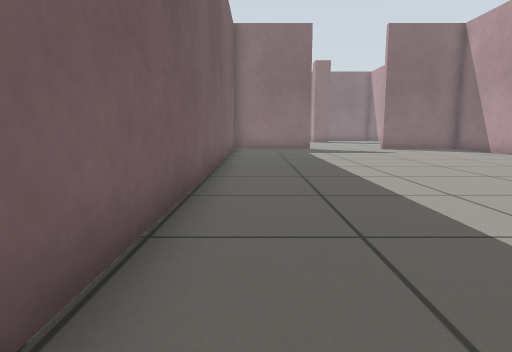
view 1 (above)

23 first-person views from a walk through a Gazebo world. The camera is 0.5 m above the floor, tilts 8° down and sees 75° across. The floor is counted in squares, 0.5 m on a side. Each view is taken from the middle of a square. On the plan, view 1 faces up. The plan holds only what a view shows up to about 12 squares ahead; the rest is blank. The place goes on beyond the plan.

view 2
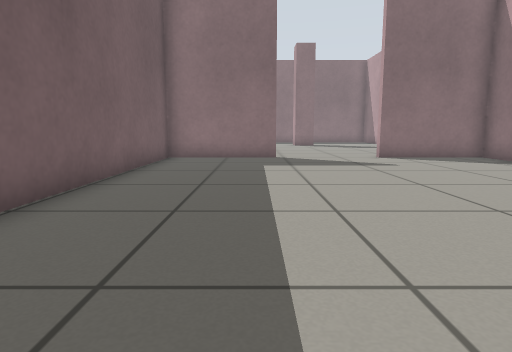

view 3
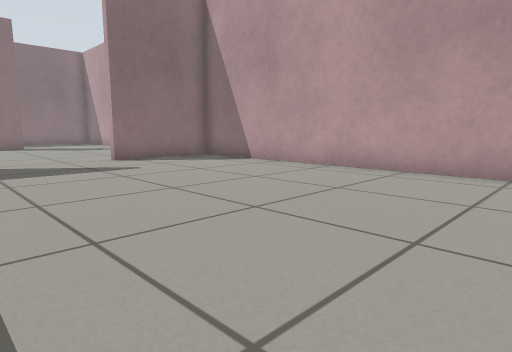

view 4
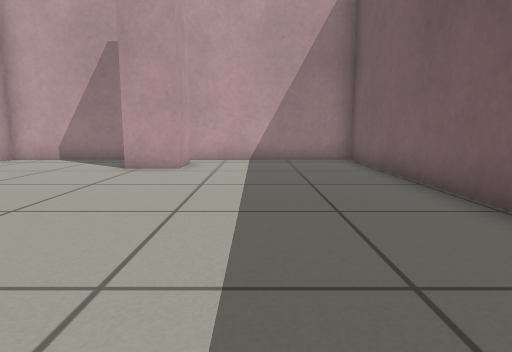

view 5
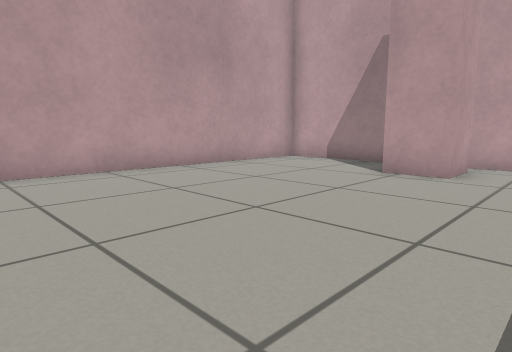

view 6
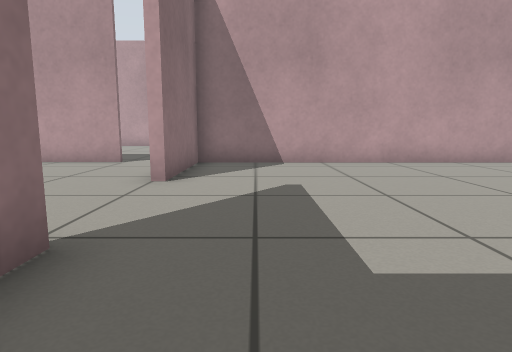

view 7
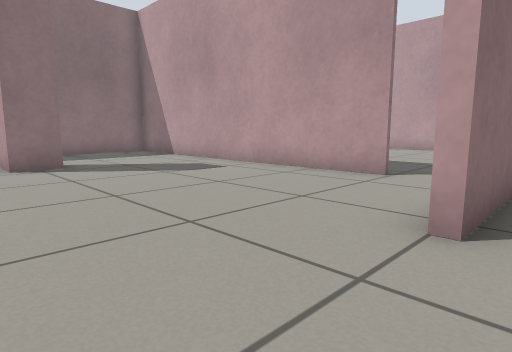

view 8
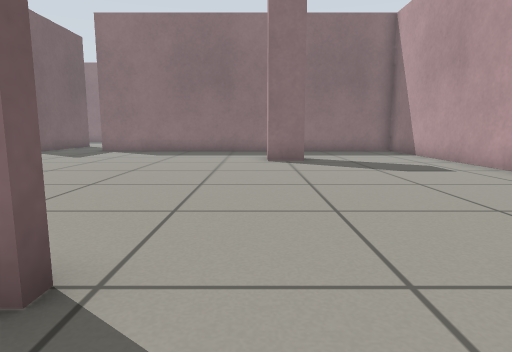

view 9
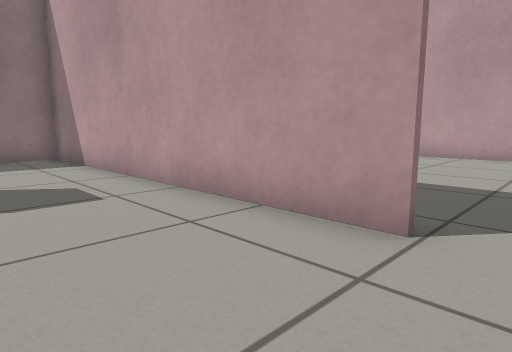

view 10
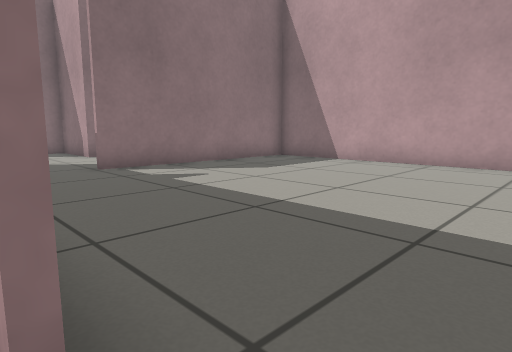

view 11
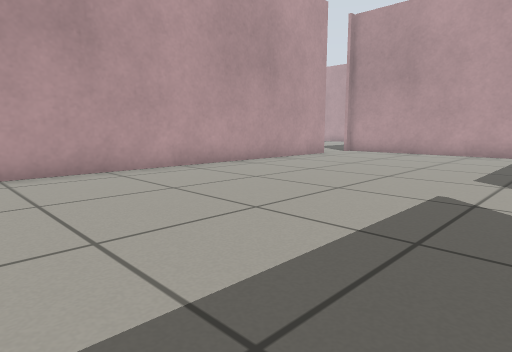

view 12
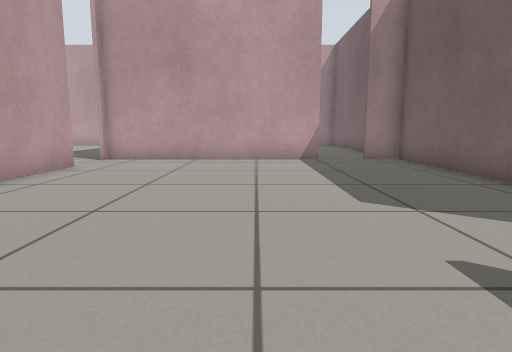

view 13
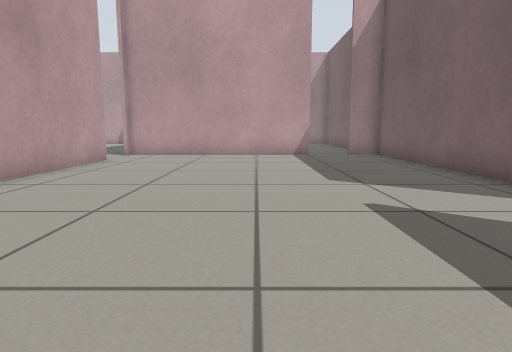

view 14
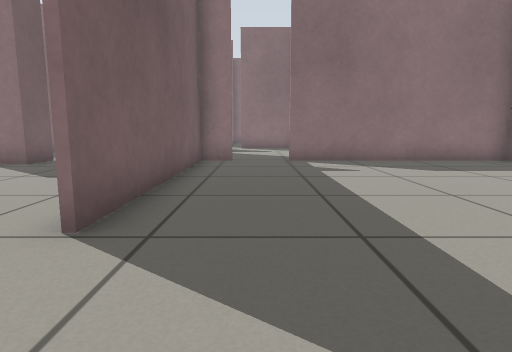

view 15
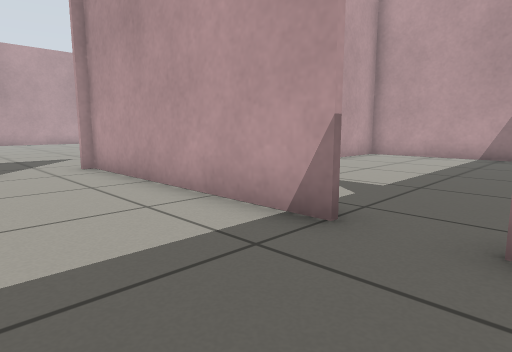

view 16
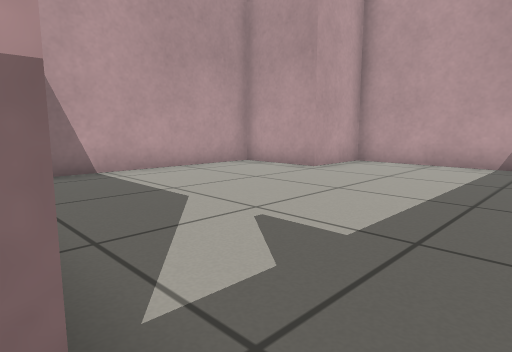

view 17
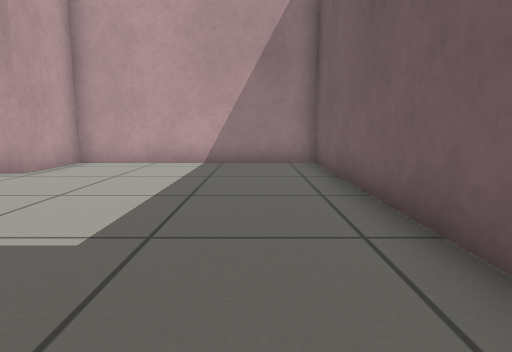

view 18
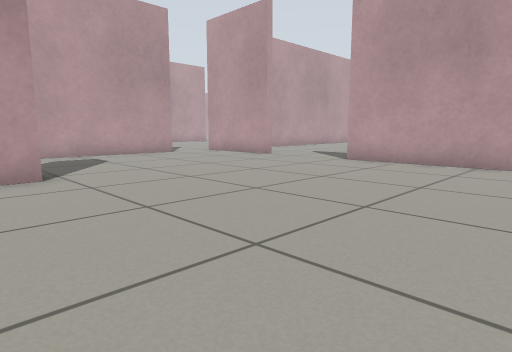

view 19
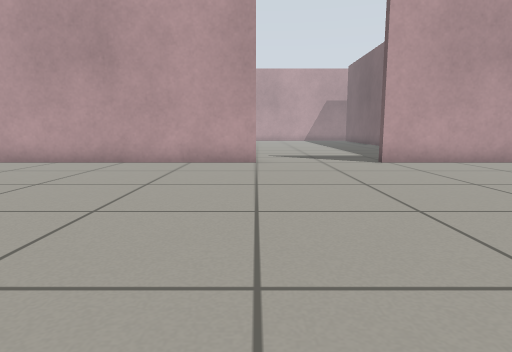

view 20
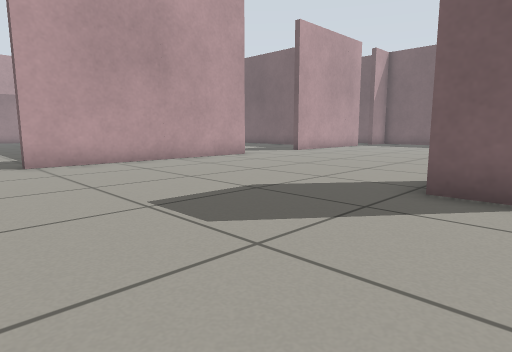

view 21
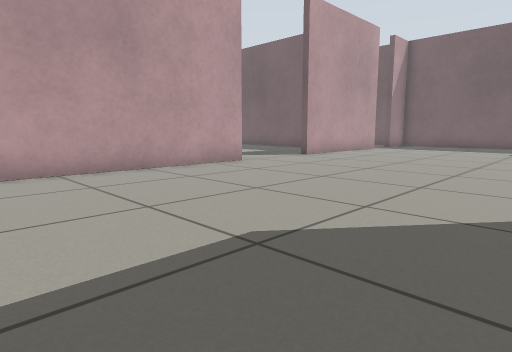

view 22
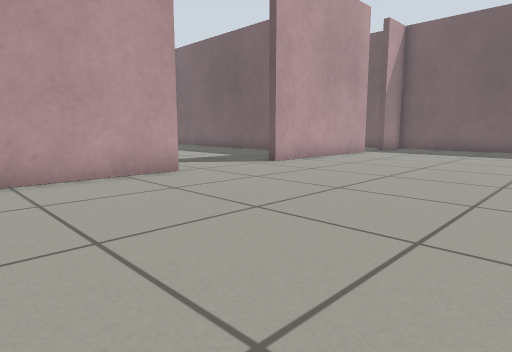

view 23
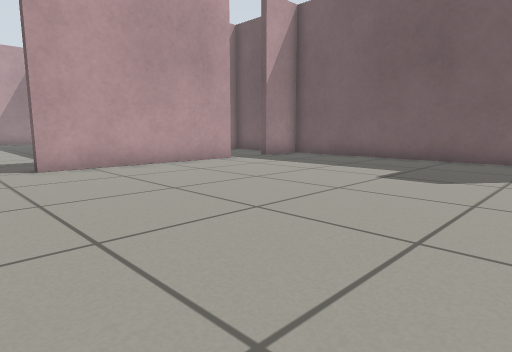

### Floor plan
Points are (right, up) in squares from view 1. A wall is a line through its corners. A room is listed if a view was taken in it or the views show most of it. See-through windows are left out.
Room 1 (views 1, 2, 3, 4, 5, 6, 7, 8)
walls: (2.7, 16.7) (-1.1, 16.7) (-1.1, -1.9) (4.2, -1.9); (4, -1) (4, 0.5) (5.4, 0.5); (6.2, -1.9) (10.1, -1.9) (10.1, 16.7) (6.3, 16.7) (6.3, 17.1)
low walls: (2.7, 17) (2.7, 16.7)
ways out: opening at (4.5, 17) to room 2
Room 2 (views 9, 18, 19, 20, 21, 22, 23)
walls: (-12.4, 26.4) (-12.4, 25.2); (-5, 17) (2.7, 17); (-16.4, 17) (-8.8, 17); (5.5, 26.8) (5.5, 25.4) (4.4, 25.4) (4.4, 26.8); (-25.8, 17) (-19.8, 17); (10.1, 19) (10.1, 27.5); (-29.4, 24.5) (-29.4, 19.6)
ways out: opening at (4.5, 17) to room 1; opening at (10, 18.5) to room 3; opening at (-26.5, 17); opening at (-18, 17); opening at (-6.5, 17)
Room 3 (views 10, 11, 12, 13, 14, 15)
walls: (10.3, 14.9) (10.3, 7.9) (11.5, 7.9); (11.2, 26.5) (10.3, 26.5) (10.3, 19); (19.9, 10) (19.9, 26.5) (13, 26.5); (12.9, 7.9) (20, 7.9)
ways out: opening at (10, 18.5) to room 2; opening at (12, 8) to room 4
Room 4 (views 16, 17)
walls: (10.3, 5.9) (10.3, -1.9) (17.3, -1.9) (17.3, 0.5) (19.9, 0.5) (19.9, 6.1)
ways out: opening at (12, 8) to room 3

Positions as (right, up) in squares from view 1, and headings:
1: (0, 0), facing up
2: (2, 5), facing up
3: (2, 6), facing up-right
4: (2, 9), facing down
5: (2, 8), facing down-right
6: (0, 15), facing right
7: (3, 16), facing up-right
8: (4, 15), facing up
9: (7, 18), facing up-right
10: (10, 18), facing up-right
11: (12, 22), facing down-right
12: (15, 19), facing down
13: (15, 21), facing down
14: (12, 16), facing up
15: (11, 11), facing down-right
16: (12, 8), facing down-right
17: (12, 8), facing down
18: (-3, 27), facing down-right
19: (-5, 27), facing down
20: (-7, 27), facing down-left
21: (-9, 25), facing down-left
22: (-12, 24), facing down-left
23: (-18, 26), facing down-left
